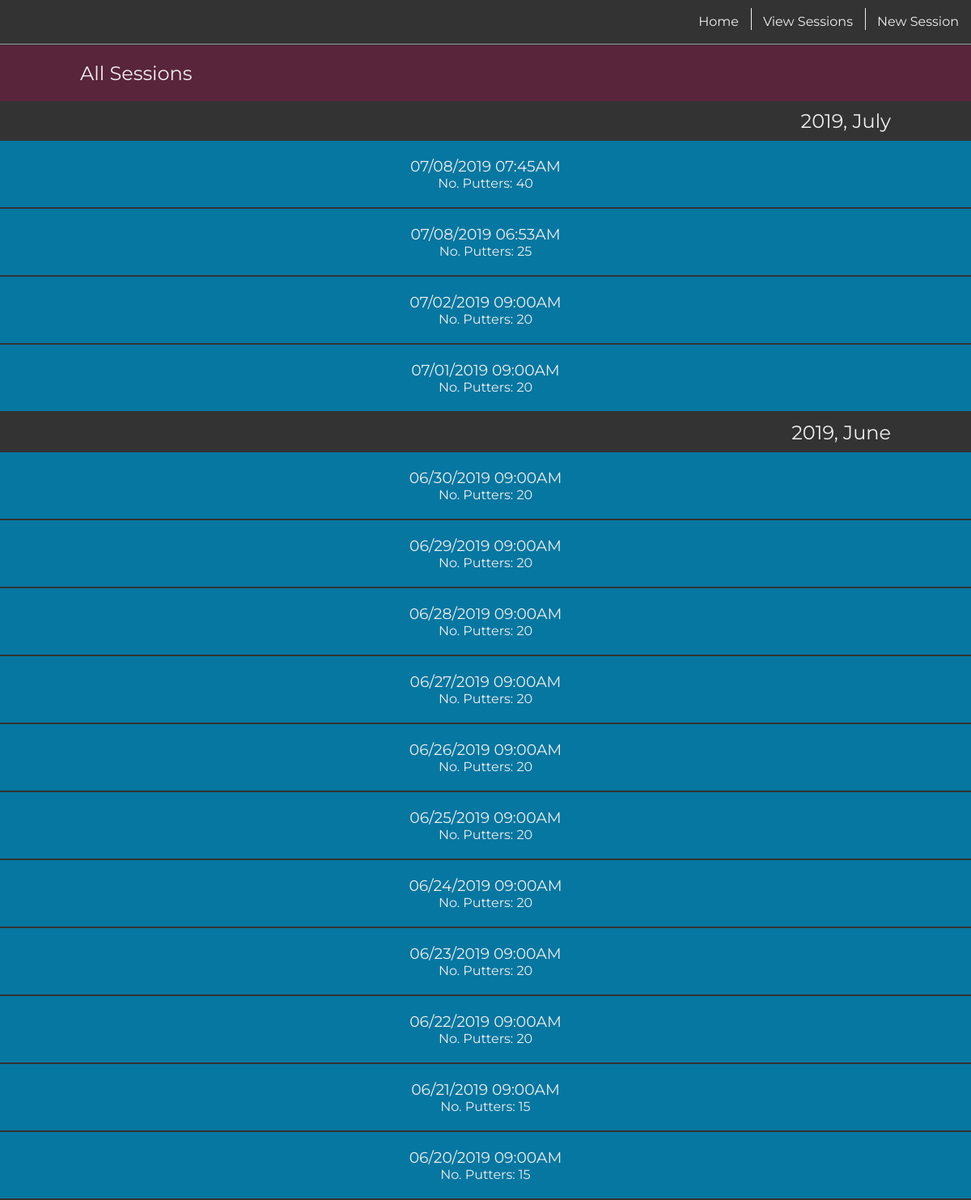
Page /puttsesh/view (signed in) on the committed database.
### model.py (models this page shows)
class PuttSesh(Model):
    user = ForeignKeyField(User, field=User.username, on_delete='CASCADE')
    date = DateTimeField()
    no_putters = IntegerField()
    class Meta:
        database = db

### main.py (the view)
@app.route('/puttsesh/view')
@login_required
def view_puttsesh():
    all_sessions = PuttSesh.select().order_by(PuttSesh.date.desc())
    return render_template('view_puttsesh.jinja2', all_sessions=all_sessions)

### main.py (called while the page is built)
def login_required(f):
    @wraps(f)
    def wrap(*args, **kwargs):
        if 'logged_in_user' in session:
            return f(*args, **kwargs)
        else:
            return redirect(url_for('login'))
    return wrap

@app.template_filter('strparsetime')
def string_parse_time_filter(value, date_format):
    return datetime.datetime.strptime(value, date_format)

### templates/view_puttsesh.jinja2
{% extends "base.jinja2" %}
{% block content %}
<div class='outer-container puttsesh-container'>
<div class='putt-avgs-header-container'>
    <h2 class="all-sessions-header">All Sessions</h2>
</div>
{% set month = namespace(m=all_sessions[0].date.strftime('%m-%Y')) %}
{% for session in all_sessions %}
    {% if session.date.strftime('%m-%Y') == month.m %}
        <h2 class='all-sessions-month'>{{ session.date.strftime('%Y, %B') }}</h2>
        {% if (session.date.strftime('%m')|int) - 1 < 1 %}
            {% set month.m = '12' + ((session.date.strftime('-%Y')|int + 1)|string) %}
        {% else %}
            {% if (month.m|strparsetime('%m-%Y')).strftime('%m')|int - 1 < 10 %}
                {% set month.m = '0' + ((session.date.strftime('%m')|int - 1)|string) + (session.date.strftime('-%Y')) %}
            {% else %}
                {% set month.m = ((session.date.strftime('%m')|int - 1)|string) + (session.date.strftime('-%Y')) %}
            {% endif %}
        {% endif %}
    {% endif %}
    <a class="puttsesh-link" href="{{ url_for('view_puttsesh_single', sesh_id=session.id) }}">
        <h3>{{ session.date.strftime('%m/%d/%Y %I:%M%p') }}</h3>
        <p>No. Putters: {{ session.no_putters }}</p>
    </a>
{% endfor %}
</div>
{% endblock content %}

### templates/base.jinja2 (shortened to what this page needs)
<!doctype html>
<html lang="en">
<head>
<link rel='stylesheet' href="{{ url_for('static', filename='css/main.css') }}">
</head>
<body>
	<nav>
		<a href="{{ url_for('home') }}">Home</a>
		<a href="{{ url_for('view_puttsesh') }}">View Sessions</a>
		{% if session.get('current_sesh_id') %}
			<a href="{{ url_for('current_puttsesh', sesh_id=session.get('current_sesh_id')) }}">Current Puttsesh</a>
		{% else %}
			<a href="{{ url_for('new_puttsesh') }}">New Session</a>
		{% endif %}
	</nav>
	{% block content %} {% endblock content %}
</body>
</html>

### static/css/main.css (style rules this page uses)
:root { --main-box-shadow: 1px 1px 3px 0px rgba(51, 51, 51, 0.15); --white-font: #efefef; --dark-grey-font: #333; --grey-font: #666; --light-grey-font: #ddd; --first-color: #59253a; --second-color: #78244c; --third-color: #895061; --fourth-color: #0677a1; --fifth-color: #2d4159; --transition-time: 300ms; --header-padding: 20px 0; --header-left-margin: 0 0 0 8.25vw; }
* { box-sizing: border-box; color: var(--white-font); font-family: 'Montserrat'; font-weight: normal; margin: 0; padding: 0; }
body { background: var(--dark-grey-font); }
nav { align-items: center; background: var(--dark-grey-font); border-bottom: outset 1px var(--white-font); display: flex; height: 55px; justify-content: flex-end; position: fixed; top: 0; width: 100%; z-index: 1; }
nav a { color: var(--white-font); height: 55px; line-height: 34px; padding: 10px 15px; position: relative; text-decoration: none; transition: var(--transition-time); }
nav a:not(:last-child)::after { content: ''; border-right: solid 1px var(--white-font); height: 27.5px; left: 0; position: absolute; transition: var(--transition-time); top: 13.75; width: 100%; }
.outer-container { align-items: center; display: flex; flex-direction: column; margin: 56px 0 0; }
.putt-avgs-header-container { background: var(--first-color); padding: var(--header-padding); width: 100%; }
.putt-avgs-header-container h2 { margin: var(--header-left-margin); }
.puttsesh-container, .new-puttsesh-container { align-items: center; display: flex; flex-direction: column; }
.all-sessions-month { width: 100%; padding: 10px 8.25vw 10px 0; text-align: right; }
.puttsesh-link { background: var(--fourth-color); border-bottom: solid 2px var(--dark-grey-font); padding: 20px 0; text-decoration: none; transition: var(--transition-time); text-align: center; width: 100%; }

### rows in the picture
PuttSesh: date "2019, July", date "07/08/2019 07:45AM", no_putters "40"
PuttSesh: date "07/08/2019 06:53AM", no_putters "25"
PuttSesh: date "07/02/2019 09:00AM", no_putters "20"
PuttSesh: date "07/01/2019 09:00AM", no_putters "20"
PuttSesh: date "2019, June", date "06/30/2019 09:00AM", no_putters "20"
PuttSesh: date "06/29/2019 09:00AM", no_putters "20"
PuttSesh: date "06/28/2019 09:00AM", no_putters "20"
PuttSesh: date "06/27/2019 09:00AM", no_putters "20"
PuttSesh: date "06/26/2019 09:00AM", no_putters "20"
PuttSesh: date "06/25/2019 09:00AM", no_putters "20"
PuttSesh: date "06/24/2019 09:00AM", no_putters "20"
PuttSesh: date "06/23/2019 09:00AM", no_putters "20"
PuttSesh: date "06/22/2019 09:00AM", no_putters "20"
PuttSesh: date "06/21/2019 09:00AM", no_putters "15"
PuttSesh: date "06/20/2019 09:00AM", no_putters "15"
